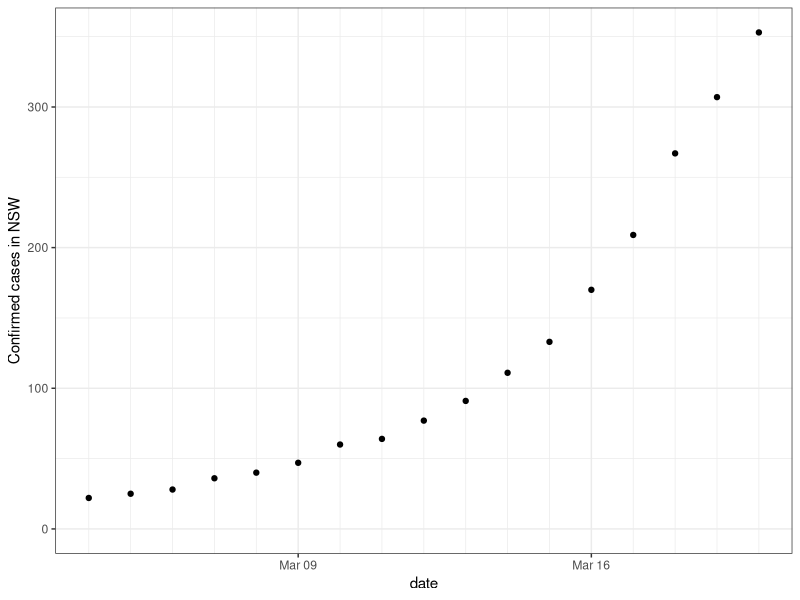
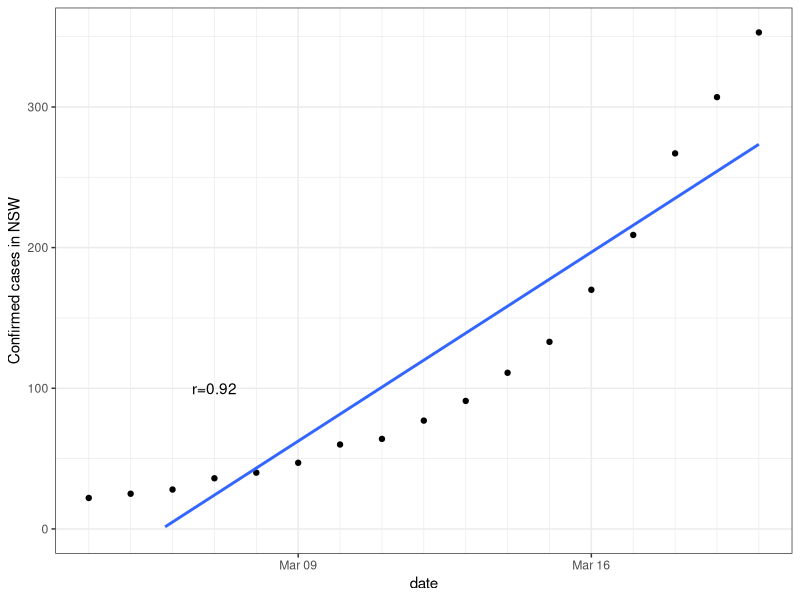
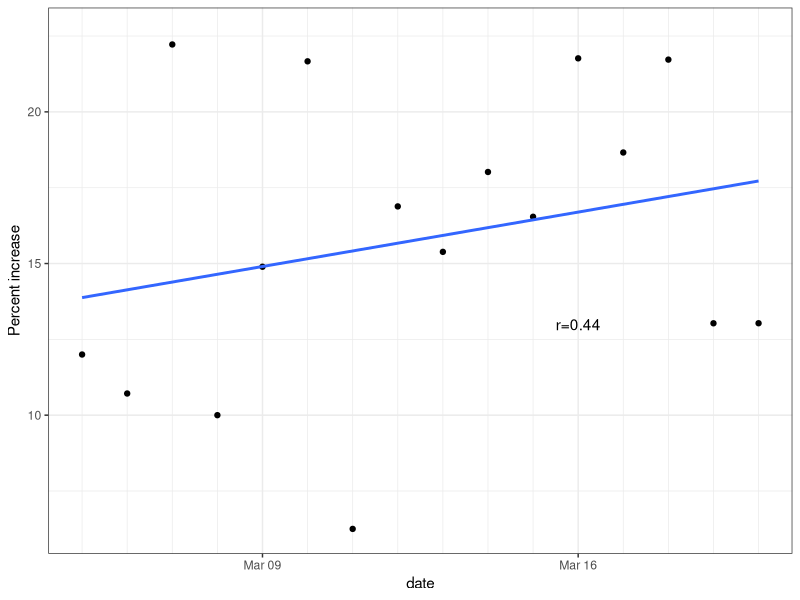
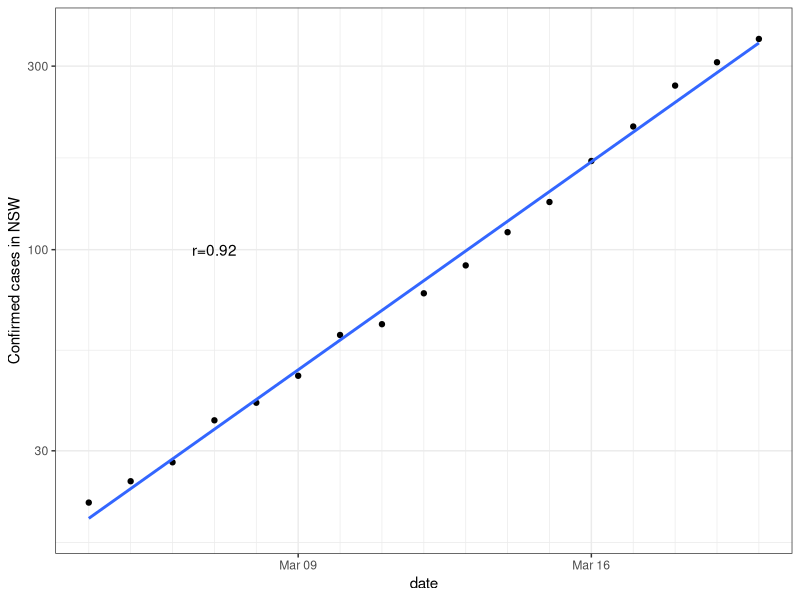
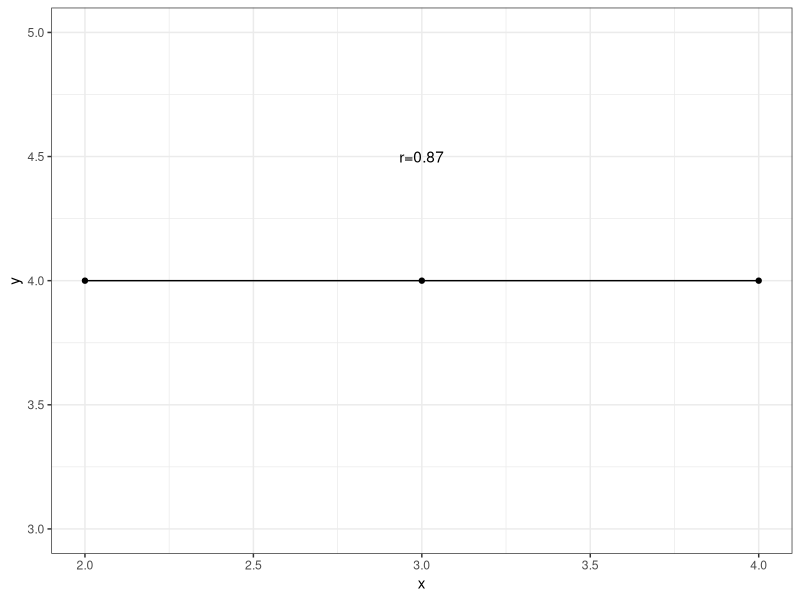

Write the R code that produced these figures, in order.
## ---- chunk 1
knitr::opts_chunk$set(echo = TRUE)
## ---- chunk 2
NSW<-data.frame( cases= c(22,25,28,36,40,47,60,64,77,91,111,133,170,209,267,307,353) ) #19 March
#NSW$increase = c(0, 6, 8, 4, 7, 13, 4, 12, 14, 20, 14, 22, 37))  
NSW$date <- seq(as.Date("2020/3/4"), by = "day", length.out = length(NSW$cases))
require(ggplot2)
NSWcor<-cor.test(as.numeric(NSW$date),NSW$cases) 
g<-ggplot( data = NSW, aes( date, cases )) + geom_point() + theme_bw() + ylab("Confirmed cases in NSW") + scale_x_date(date_minor_breaks=("1 days")) + ylim(0,NA)
show(g)
## ---- chunk 3
NSW<-data.frame( cases= c(22,25,28,36,40,47,60,64,77,91,111,133,170,209,267,307,353) ) #19 March
#NSW$increase = c(0, 6, 8, 4, 7, 13, 4, 12, 14, 20, 14, 22, 37))  
NSW$date <- seq(as.Date("2020/3/4"), by = "day", length.out = length(NSW$cases))
require(ggplot2)
NSWcor<-cor.test(as.numeric(NSW$date),NSW$cases) 
g<-ggplot( data = NSW, aes( date, cases )) + geom_point() + theme_bw() + ylab("Confirmed cases in NSW") + scale_x_date(date_minor_breaks=("1 days")) +
  geom_smooth(method='lm', fill=NA) +  ylim(0,NA) +
  annotate("text",x=as.Date("2020/3/7"),y=100, label=paste0("r=",round(NSWcor$estimate,2)), parse=FALSE) 
show(g)
## ---- chunk 4

#Calculate proportional increase
increase<-diff(NSW$cases)
increase<-c(0,increase) #pad with 0 for first item
NSW$increase <- increase
excludeFirst <- tail(NSW,-1)
NSWcori<-cor.test(as.numeric(NSW$date),NSW$increase/NSW$cases) 
h<-ggplot( data = excludeFirst, aes( date, 100*increase/cases )) + geom_point() + theme_bw() + ylab("Percent increase") + scale_x_date(date_minor_breaks=("1 days")) +
  geom_smooth(method='lm', fill=NA) + 
  annotate("text",x=as.Date("2020/3/16"),y=13, label=paste0("r=",round(NSWcori$estimate,2)), parse=FALSE)
show(h)
## ---- chunk 5

show(g + scale_y_log10())

## ---- chunk 6

flatLine<- data.frame( x=c(2,3,4), y=c(4,4,4.00000001) )
flatCor<-cor.test(flatLine$x,flatLine$y) 

ggplot(flatLine,aes(x,y))+
  geom_point() +geom_line() +theme_bw() + ylim(3,5) +
    annotate("text",x=3,y=4.5, label=paste0("r=",round(flatCor$estimate,2)), parse=FALSE)
